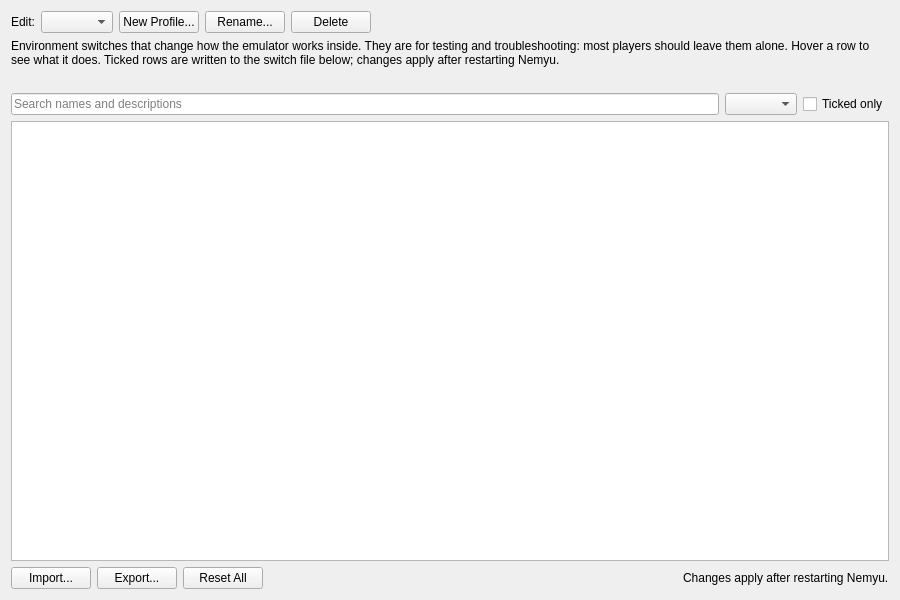
<?xml version="1.0" encoding="UTF-8"?>
<ui version="4.0">
 <class>ConfigureNx2Switches</class>
 <widget class="QWidget" name="ConfigureNx2Switches">
  <property name="geometry">
   <rect>
    <x>0</x>
    <y>0</y>
    <width>900</width>
    <height>600</height>
   </rect>
  </property>
  <property name="windowTitle">
   <string>Form</string>
  </property>
  <property name="accessibleName">
   <string>Advanced Switches</string>
  </property>
  <layout class="QVBoxLayout" name="verticalLayout">
   <item>
    <layout class="QHBoxLayout" name="profile_layout">
     <item>
      <widget class="QLabel" name="profile_label">
       <property name="text">
        <string>Edit:</string>
       </property>
      </widget>
     </item>
     <item>
      <widget class="QComboBox" name="profile_combo">
       <property name="sizeAdjustPolicy">
        <enum>QComboBox::SizeAdjustPolicy::AdjustToContents</enum>
       </property>
       <property name="toolTip">
        <string>The global switches apply to every game. A profile changes only the switches ticked in it, for the games set to use it in their Properties.</string>
       </property>
      </widget>
     </item>
     <item>
      <widget class="QPushButton" name="new_profile_button">
       <property name="text">
        <string>New Profile...</string>
       </property>
      </widget>
     </item>
     <item>
      <widget class="QPushButton" name="rename_profile_button">
       <property name="text">
        <string>Rename...</string>
       </property>
      </widget>
     </item>
     <item>
      <widget class="QPushButton" name="delete_profile_button">
       <property name="text">
        <string>Delete</string>
       </property>
      </widget>
     </item>
     <item>
      <spacer name="profile_spacer">
       <property name="orientation">
        <enum>Qt::Orientation::Horizontal</enum>
       </property>
       <property name="sizeHint" stdset="0">
        <size>
         <width>40</width>
         <height>20</height>
        </size>
       </property>
      </spacer>
     </item>
    </layout>
   </item>
   <item>
    <widget class="QLabel" name="intro_label">
     <property name="text">
      <string>Environment switches that change how the emulator works inside. They are for testing and troubleshooting: most players should leave them alone. Hover a row to see what it does. Ticked rows are written to the switch file below; changes apply after restarting Nemyu.</string>
     </property>
     <property name="wordWrap">
      <bool>true</bool>
     </property>
    </widget>
   </item>
   <item>
    <widget class="QLabel" name="file_label">
     <property name="textInteractionFlags">
      <set>Qt::TextInteractionFlag::TextSelectableByMouse</set>
     </property>
     <property name="wordWrap">
      <bool>true</bool>
     </property>
    </widget>
   </item>
   <item>
    <layout class="QHBoxLayout" name="filter_layout">
     <item>
      <widget class="QLineEdit" name="search_edit">
       <property name="placeholderText">
        <string>Search names and descriptions</string>
       </property>
       <property name="clearButtonEnabled">
        <bool>true</bool>
       </property>
      </widget>
     </item>
     <item>
      <widget class="QComboBox" name="category_combo"/>
     </item>
     <item>
      <widget class="QCheckBox" name="overridden_only">
       <property name="text">
        <string>Ticked only</string>
       </property>
      </widget>
     </item>
    </layout>
   </item>
   <item>
    <widget class="QTableWidget" name="table">
     <property name="minimumSize">
      <size>
       <width>0</width>
       <height>320</height>
      </size>
     </property>
     <property name="editTriggers">
      <set>QAbstractItemView::EditTrigger::NoEditTriggers</set>
     </property>
     <property name="alternatingRowColors">
      <bool>true</bool>
     </property>
     <property name="selectionMode">
      <enum>QAbstractItemView::SelectionMode::SingleSelection</enum>
     </property>
     <property name="selectionBehavior">
      <enum>QAbstractItemView::SelectionBehavior::SelectRows</enum>
     </property>
     <property name="wordWrap">
      <bool>false</bool>
     </property>
     <attribute name="verticalHeaderVisible">
      <bool>false</bool>
     </attribute>
    </widget>
   </item>
   <item>
    <layout class="QHBoxLayout" name="button_layout">
     <item>
      <widget class="QPushButton" name="import_button">
       <property name="text">
        <string>Import...</string>
       </property>
      </widget>
     </item>
     <item>
      <widget class="QPushButton" name="export_button">
       <property name="text">
        <string>Export...</string>
       </property>
      </widget>
     </item>
     <item>
      <widget class="QPushButton" name="reset_button">
       <property name="text">
        <string>Reset All</string>
       </property>
      </widget>
     </item>
     <item>
      <spacer name="button_spacer">
       <property name="orientation">
        <enum>Qt::Orientation::Horizontal</enum>
       </property>
       <property name="sizeHint" stdset="0">
        <size>
         <width>40</width>
         <height>20</height>
        </size>
       </property>
      </spacer>
     </item>
     <item>
      <widget class="QLabel" name="restart_label">
       <property name="text">
        <string>Changes apply after restarting Nemyu.</string>
       </property>
      </widget>
     </item>
    </layout>
   </item>
  </layout>
 </widget>
 <resources/>
 <connections/>
</ui>
